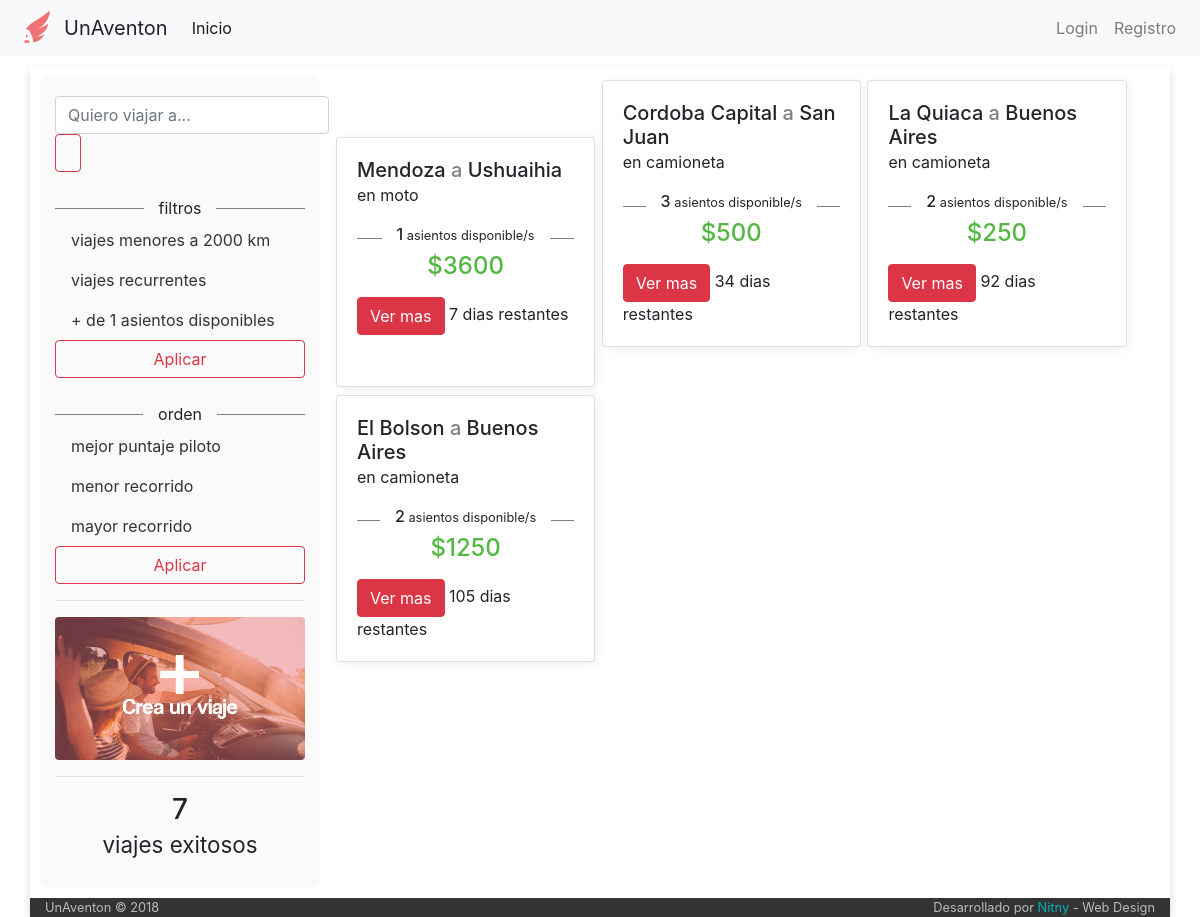
Before: / with the older database file.
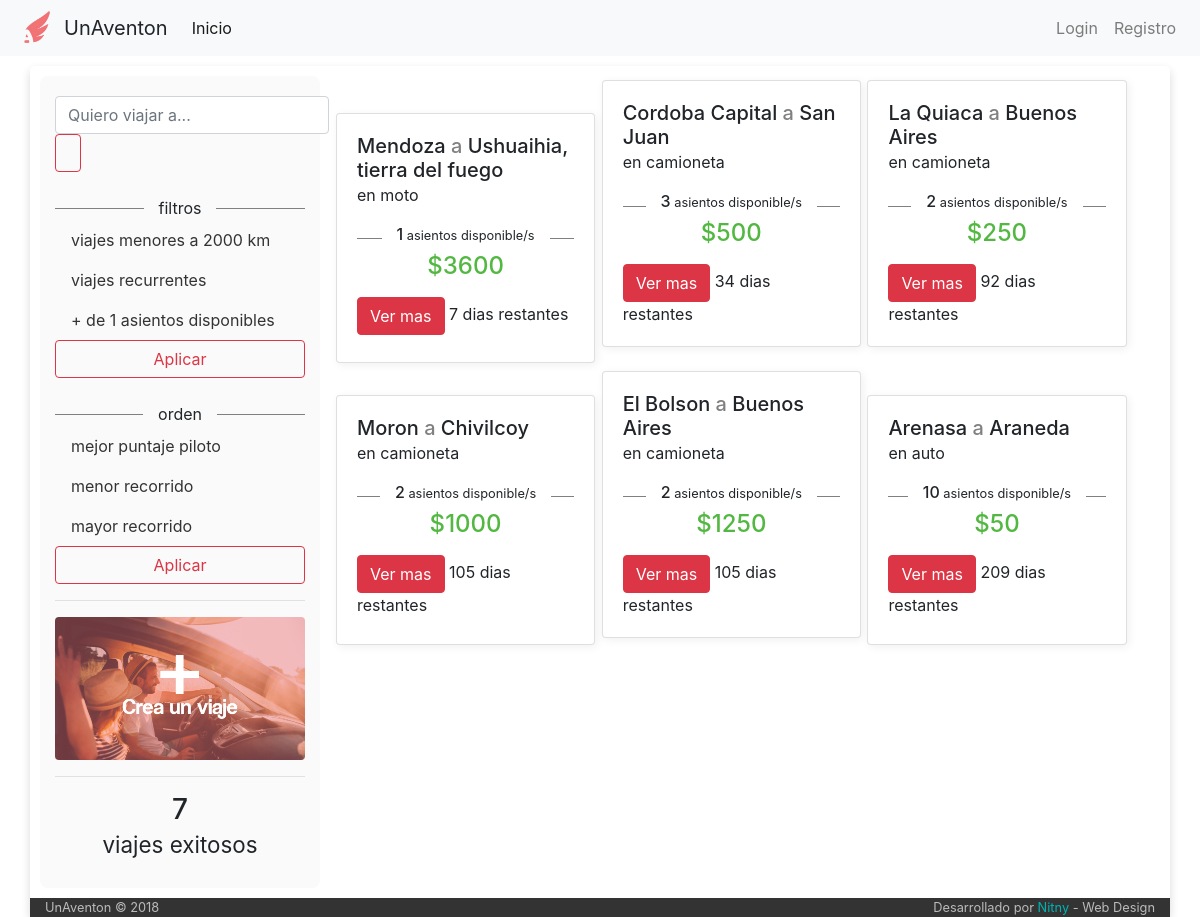
After: the same page with the newer database file.
### tables this page shows
CREATE TABLE IF NOT EXISTS `viaje` (
  `idViaje` int(6) NOT NULL AUTO_INCREMENT,
  `idPiloto` int(6) NOT NULL,
  `idVehiculo` int(6) NOT NULL,
  `fecha_publicacion` datetime NOT NULL,
  `fecha_partida` datetime NOT NULL,
  `tipo` varchar(30) NOT NULL,
  `origen` varchar(60) NOT NULL,
  `destino` varchar(60) NOT NULL,
  `asientos_disponibles` int(2) NOT NULL,
  `costo` int(7) NOT NULL,
  `estado` int(1) NOT NULL DEFAULT '1',
  PRIMARY KEY (`idViaje`)
);

CREATE TABLE IF NOT EXISTS `tipo_vehiculo` (
  `idTipo` int(1) NOT NULL AUTO_INCREMENT,
  `icono` varchar(140) DEFAULT NULL,
  `tipo` varchar(11) NOT NULL,
  PRIMARY KEY (`idTipo`)
);

### index.php (called while the page is built, shortened)
<?php
	include ('core/helpers.php');
	include ('php/inicio_body.php');
	$router = new Router;
	$vars = $router->get_variables();
	render($vars);
	include ('php/cierre_body.php');

### core/helpers.php (called while the page is built, shortened)
<?php
function dias_transcurridos($fecha_alta, $string)
{
 $fecha_alta = date_create($fecha_alta);
 $fecha_actual   = date_create(date("d.m.Y"));
 $diferencia     = date_diff($fecha_alta, $fecha_actual);
 $dif     = $diferencia->format('%a');
 if ($dif == 0){
   return 'hoy';
 }
else if ($string == "partida"){
  if ($dif == 1){
    return 'mañana';
  }
  else{
    return $dif." dias restantes";
  }
}
}

### controller/home.php (the view, shortened to what this page needs)
<?php
	function render($vars = [])
	{
		?>
		<div class="row" style="padding:10px 10px;">
			<div class="col-md-3" style="background-color: #fafafa; padding: 20px 15px; border-radius: 8px">
				<form class="form-inline my-2 my-lg-0">
				      <input class="form-control mr-sm-1" type="search" aria-label="Search" placeholder="Quiero viajar a...">
				      <button class="btn btn-outline-danger my-2 my-sm-0" type="submit"> <img src="https://png.icons8.com/ios-glyphs/2x/search.png" alt="" style="width:20px; margin-top:-3px"> </button>
				</form>
				<br>
				<div class="strike">
   				<span>filtros</span>
				</div>
				<nav class="nav flex-column">
				  <a class="nav-link active" style="color: #333!important" href="#">viajes menores a 2000 km</a>
				  <a class="nav-link" href="#" style="color: #333!important">viajes recurrentes</a>
				  <a class="nav-link" href="#" style="color: #333!important">+ de 1 asientos disponibles</a>
				</nav>
				<center><button type="button" class="btn btn-outline-danger" style="width:100%">Aplicar</button></center>
				<br>
				<div class="strike">
   				<span>orden</span>
				</div>
				<nav class="nav flex-column">
				  <a class="nav-link active" style="color: #333!important" href="#">mejor puntaje piloto</a>
				  <a class="nav-link" href="#" style="color: #333!important">menor recorrido</a>
				  <a class="nav-link" href="#" style="color: #333!important">mayor recorrido</a>
				</nav>
				<center><button type="button" class="btn btn-outline-danger" style="width:100%">Aplicar</button></center>
				<hr>
				<a href="#"><img src="img/boton.jpg" alt="" class="img-fluid boton_crear"></a>
				<hr>
				<h3 style="text-align: center">
				<?php
					include('php/conexion.php');
					$contador=mysqli_query($conexion,"SELECT *
																						from viaje
																						where estado=3")
																						or die ("problmas con el contador");
					echo mysqli_num_rows($contador);
					?>
					<br>
					<small>viajes exitosos</small>
					</h3>
 			</div>
			<div class="col-md-9">
			<?php
			$viajes=mysqli_query($conexion,"SELECT *, tipo_vehiculo.tipo as tipoVehiculo
											from viaje
											inner join usuario on viaje.idPiloto = usuario.idUser
											inner join vehiculo on viaje.idVehiculo = vehiculo.idVehiculo
											inner join tipo_vehiculo on vehiculo.tipo = tipo_vehiculo.idTipo
											where fecha_partida > now() and estado = 1
											order by fecha_partida") or
											die("Problemas en el select:".mysqli_error($conexion));
						while ($viaje=mysqli_fetch_array($viajes)){
							$contador_participaciones=mysqli_query($conexion,"SELECT *
																															from participacion
																															where estado=1 and idViaje=$viaje[idViaje]")
																															or die ("problemas en el contador de asientos disponibles");
						  $contador_participaciones = $viaje['asientos_disponibles'] - mysqli_num_rows($contador_participaciones);
							?>
							<div class="card" style="width: 32%; display: inline-block; margin: 4px 1px; box-shadow: 2px 2px 10px #f0f0f0; min-height: 250px">
							  <div class="card-body">
							    <h5 class="card-title"><?php echo $viaje['origen']; ?> <span style="color:grey">a</span> <?php echo $viaje['destino']; ?> <br> <small>en <?php echo $viaje['tipoVehiculo']; ?></small> </h5>
							    <p class="card-text">
										<div class="strike">
											<span><h6><?php if ($contador_participaciones > 0) {
																						echo $contador_participaciones."<small> asientos disponible/s </small>";
																					}
																			else{
																						echo "<small>No quedan asientos</small>";
																			}
											?> </h6></span>
										</div>
										<h4 style="text-align: center; color: #53b842">$<?php
										 																														if ($viaje['asientos_disponibles'] > 0) {echo round($viaje['costo']/$viaje['asientos_disponibles']);}
										 																														else {echo $viaje['costo'];}?></h4>
									</p>
							    <a href="/viaje/<?php echo $viaje['idViaje'];?>/<?php echo $viaje['origen']."-".$viaje['destino'];?>" class="btn btn-danger">Ver mas</a>  <span><?php echo dias_transcurridos($viaje['fecha_partida'],'partida') ?></span>
							  </div>
							</div>
				 <?php } ?>
			 </div>
		</div>
<?php
	}

Changed rows visible on the page:
changed viaje "Mendoza": destino "Ushuaihia" → "Ushuaihia, tierra del fuego"
added viaje: origen "Moron", destino "Chivilcoy", tipo_vehiculo.tipo "camioneta", asientos_disponibles "2", $viaje['costo']/$viaje['asientos_disponibles'] "1000", fecha_partida "105 dias restantes"
added viaje: origen "Arenasa", destino "Araneda", tipo_vehiculo.tipo "auto", asientos_disponibles "10", $viaje['costo']/$viaje['asientos_disponibles'] "50", fecha_partida "209 dias restantes"
